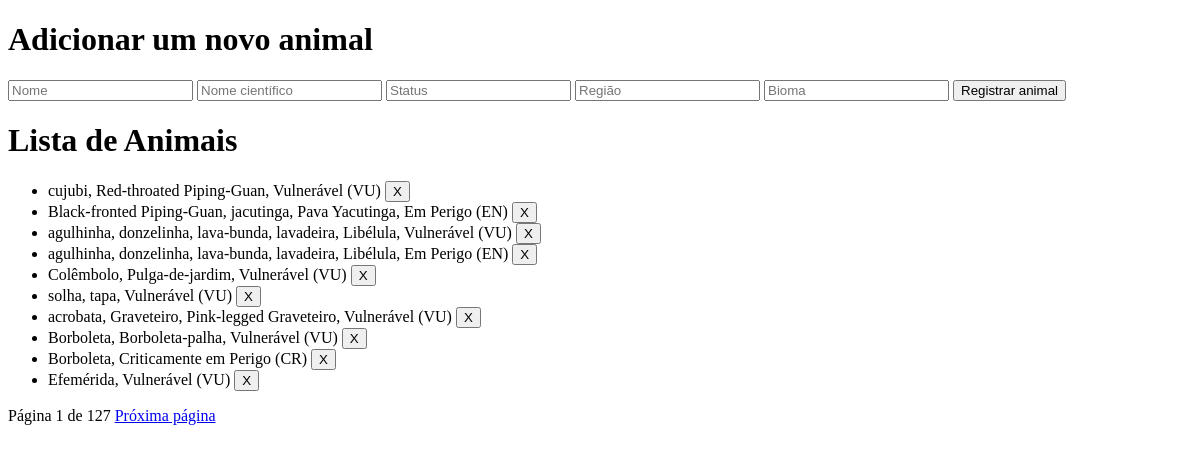
Before: / with the older database file.
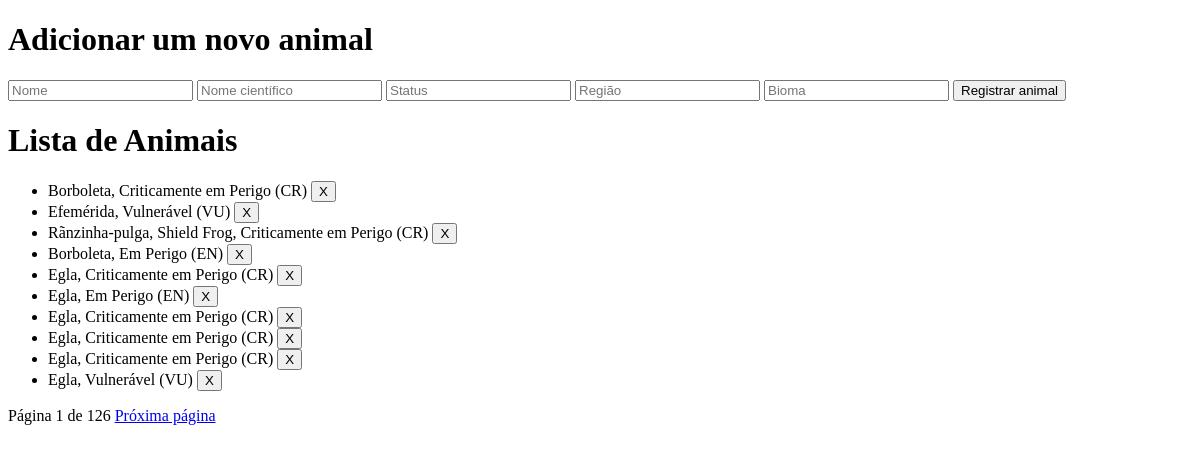
After: the same page with the newer database file.
### models.py (models this page shows)
class Tasks(db.Model):
    id = db.Column(db.Integer, primary_key = True)
    nome = db.Column(db.String(100), unique=True, nullable=False)
    nome_cientifico = db.Column(db.String(100), unique=True, nullable=False)
    status = db.Column(db.String(100), unique=False, nullable=False)
    regiao = db.Column(db.String(100), unique=False, nullable=False)
    bioma = db.Column(db.String(100), unique=False, nullable=False)

### app.py (the view)
@app.route('/')
def index():
    page = request.args.get('page', 1, type=int)
    per_page = 10
    pagination = Tasks.query.paginate(page=page, per_page=per_page, error_out=False)
    tasks = pagination.items
    return render_template("index.html", tasks=tasks, pagination=pagination)

### templates/index.html (shortened to what this page needs)
<!DOCTYPE html>
<html>
<head>
</head>
<body>
    <h1>Adicionar um novo animal</h1>
    <form action="/create" method="POST">
        <input type="text" name="nome" required placeholder="Nome">
        <input type="text" name="nome_cientifico" required placeholder="Nome científico">
        <input type="text" name="status" required placeholder="Status">
        <input type="text" name="regiao" required placeholder="Região">
        <input type="text" name="bioma" required placeholder="Bioma">
        <button type="submit">Registrar animal</button>
    </form>
    <h1>Lista de Animais</h1>
    <ul>
        {% for task in tasks %}
            <li>
                {{ task.nome }}, {{ task.status }}
                <form action="/delete/{{ task.id }}" method="POST" style="display:inline;">
                    <button type="submit">X</button>
            </li>
        {% endfor %}
    </ul>
    <div>
        Página {{ pagination.page }} de {{ pagination.pages }}
        {% if pagination.has_next %}
            <a href="{{ url_for('index', page=pagination.next_num) }}">Próxima página</a>
        {% endif %}
    </div>
</body>
</html>

Changed rows visible on the page:
removed Tasks: nome "cujubi, Red-throated Piping-Guan", status "Vulnerável (VU)"
removed Tasks: nome "Black-fronted Piping-Guan, jacutinga, Pava Yacutinga", status "Em Perigo (EN)"
removed Tasks: nome "agulhinha, donzelinha, lava-bunda, lavadeira, Libélula", status "Vulnerável (VU)"
removed Tasks: nome "agulhinha, donzelinha, lava-bunda, lavadeira, Libélula", status "Em Perigo (EN)"
removed Tasks: nome "Colêmbolo, Pulga-de-jardim", status "Vulnerável (VU)"
removed Tasks: nome "solha, tapa", status "Vulnerável (VU)"
removed Tasks: nome "acrobata, Graveteiro, Pink-legged Graveteiro", status "Vulnerável (VU)"
removed Tasks: nome "Borboleta, Borboleta-palha", status "Vulnerável (VU)"
now on this page (row unchanged): Tasks: nome "Rãnzinha-pulga, Shield Frog", status "Criticamente em Perigo (CR)"
now on this page (row unchanged): Tasks: nome "Borboleta", status "Em Perigo (EN)"
now on this page (row unchanged): Tasks: nome "Egla", status "Criticamente em Perigo (CR)"
now on this page (row unchanged): Tasks: nome "Egla", status "Em Perigo (EN)"
now on this page (row unchanged): Tasks: nome "Egla", status "Criticamente em Perigo (CR)"
now on this page (row unchanged): Tasks: nome "Egla", status "Criticamente em Perigo (CR)"
now on this page (row unchanged): Tasks: nome "Egla", status "Criticamente em Perigo (CR)"
now on this page (row unchanged): Tasks: nome "Egla", status "Vulnerável (VU)"
Other visible differences:
{{ pagination.pages }}: "127" → "126"
